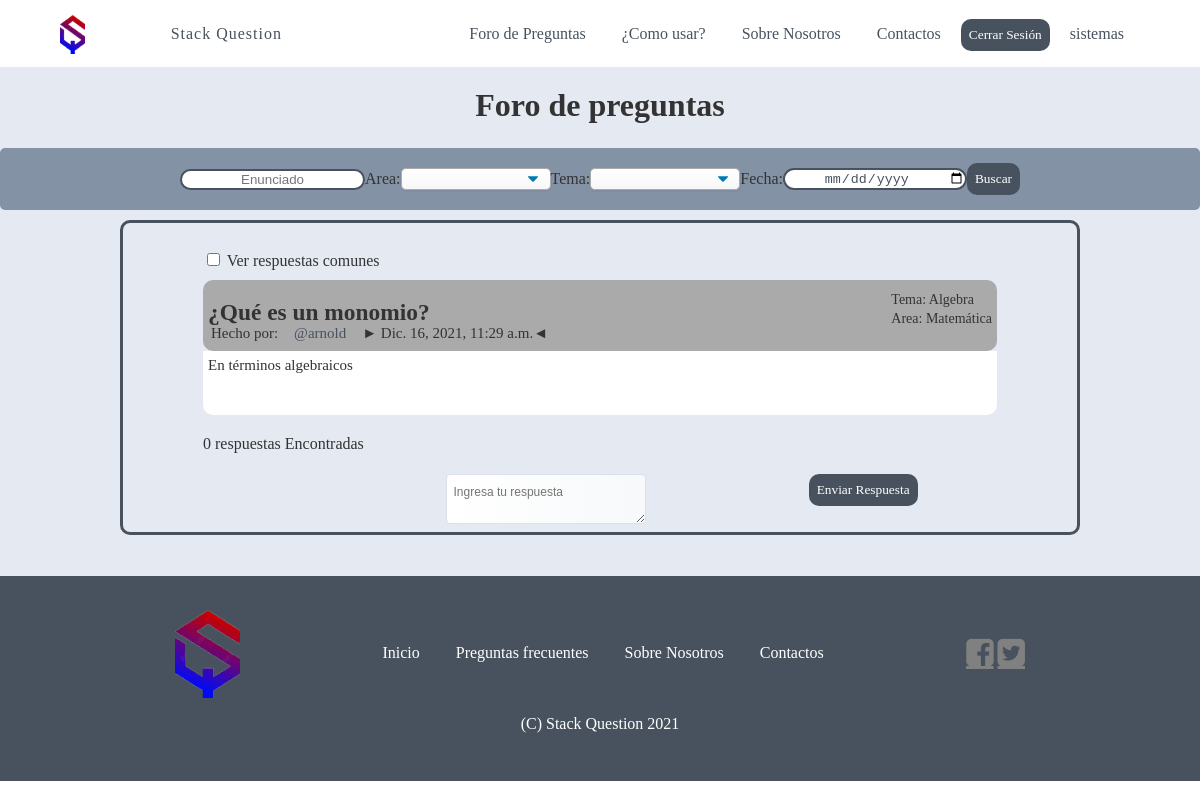
Page /pregunta/?id=1 (signed in) on the committed database.
### usuarios/models.py (models this page shows, shortened)
class Pregunta(models.Model):
    id = models.AutoField(primary_key=True)
    enunciado = models.CharField(max_length = 500, null = True)
    descripcion = models.CharField(max_length = 500, null = True)
    usuario = models.ForeignKey (Usuario, on_delete = models.CASCADE, null = True)
    tema = models.ForeignKey (Tema, on_delete = models.CASCADE, null = True)
    area = models.ForeignKey (Area, on_delete = models.CASCADE, null = True)
    fecha_de_creacion = models.DateTimeField(blank = True, null = True)
    fecha_de_modificacion = models.DateTimeField(blank = True, null = True)
    estado = models.BooleanField(null = True)

class Tema(models.Model):
    id = models.AutoField(primary_key=True)
    nombre = models.CharField(max_length = 255, null = True)
    area = models.ForeignKey (Area, on_delete = models.CASCADE, null = True)
    fecha_de_creacion = models.DateTimeField(blank = True, null = True)
    fecha_de_modificacion = models.DateTimeField(blank = True, null = True)
    estado = models.BooleanField(null = True)
    def __str__(self):
        return self.nombre

class Area(models.Model):
    id = models.AutoField(primary_key=True)
    nombre = models.CharField(max_length = 255, null = True)
    fecha_de_creacion = models.DateTimeField(blank = True, null = True)
    fecha_de_modificacion = models.DateTimeField(blank = True, null = True)
    estado = models.BooleanField(null = True)
    def __str__(self):
        return self.nombre

class Usuario(models.Model):
    id = models.AutoField(primary_key=True)
    nombre = models.CharField(max_length = 50, null = True)
    usuario = models.CharField(max_length = 100, null = True)
    contrasenia = models.CharField(max_length = 255, null = True)
    correo = models.CharField(max_length = 100, null = True)
    celular = models.CharField(max_length = 20, null = True)
    pais = models.CharField(max_length = 50, null = True)
    fecha_de_nacimiento = models.DateTimeField(blank = True, null = True)
    nivel = models.ForeignKey (Nivel, on_delete = models.CASCADE, null = True)
    num_resp_confiables=models.IntegerField(null=True)
    fecha_de_creacion = models.DateTimeField(blank = True, null = True)
    fecha_de_modificacion = models.DateTimeField(blank = True, null = True)
    estado = models.BooleanField(null = True)

### usuarios/views.py (the view, shortened to what this page needs)
# urls.py: url(r'^pregunta/$',vu.pregunta),
def pregunta(request):
    temas = list(usuarios.Tema.objects.all())
    areas = list(usuarios.Area.objects.all())
    if request.GET.get("id",""):
        try:
            pregunta = usuarios.Pregunta.objects.get(id=request.GET.get('id',''))
            respuestas=()
        except ObjectDoesNotExist:
            return HttpResponse("Pregunta no encontrada")
    else:
        return HttpResponse("pregunta no encontrada")
    respuestas = list(usuarios.Respuesta.objects.filter(pregunta_id=pregunta.id,confiabilidad_id = 2).order_by("-aprobacion"))
    num_com_por_resp = []
    for r in respuestas:
        com= list(usuarios.Comentario.objects.filter(respuesta_id=r.id))
        usuario = usuarios.Usuario.objects.get(id=r.usuario_id)
        num_com_por_resp.append([r,len(com),usuario])
    pregunta=usuarios.Pregunta.objects.get(id=request.GET.get("id",""))
    usuario_pregu=usuarios.Usuario.objects.get(id=pregunta.usuario_id)
    return render(request,'pregunta.html',{"pregunta":pregunta,"respuestas":num_com_por_resp,"temas":temas,"areas":areas,"id_pregunta":pregunta,"usuario_pregu":usuario_pregu})

### templates/pregunta.html (shortened to what this page needs)
{%extends "foro.html"%}
{%block cuerpo %}
<div class="content-resp">
    <div class="content-respues">
        <div id="busqueda_ajax">
            <br><input type="checkbox" id="resp_normal">
            <label for="resp_normal">Ver respuestas comunes</label>
            <div class="pregunta-foro">
                <div class="container-title-temas" style="padding:0px 5px 0px 5px;">
                    <h3>{{id_pregunta.enunciado}} </h3>
                    <div class="column-pre " style="margin-top: 10px;">
                        <span>Tema: {{id_pregunta.tema}}</span>
                        <span>Area: {{id_pregunta.area}}</span>
                    </div>
                </div>
                <div class="conentsubtemas">
                    <div class="filapre" style="margin-top: -40px;">
                        <div class="alinedo-usuario-p">
                            <div class="alin-usu-es">Hecho por:</div>
                            <div>
                                <a href="/usuario/?usuario={{usuario_pregu.id}}">@{{usuario_pregu.usuario}}</a>
                            </div>
                            <div class="alin-usu-es">
                                ► {{id_pregunta.fecha_de_modificacion}}◄
                            </div>
                        </div>
                    </div>
                </div>
            </div>
            <div class="content-pre-foro" style="padding:5px;">
                {{id_pregunta.descripcion}}
            </div>
            <br>
            <div id="ajax">
                {%include "respuestas.html" %}
            </div>
        </div>
    </div>
</div>
{%endblock%}

### templates/base/base.html (shortened to what this page needs)
{% load static %}
<!DOCTYPE <!DOCTYPE html>
<html lang="es">
<head>
    <link rel="stylesheet" href="{% static 'css/estilos.css' %}">
    <link rel="stylesheet" href="{% static 'css/login.css' %}">
    <link rel="stylesheet" href="{% static 'css/registro.css' %}">
    <link rel="stylesheet" href="{% static 'css/form-pregunta.css' %}">
    <link rel="stylesheet" href="{% static 'css/editarPerfil.css' %}">
    <link rel="stylesheet" href="http://cdnjs.cloudflare.com/ajax/libs/font-awesome/4.7.0/css/font-awesome.min.css">
</head>
<body>
    <header class="header">
        <div class="container logo-nav-container">
            <img class="logo2" src="{% static 'logoPrueba.png' %}" alt="Imagen">
            <a href="/inicio/" class="logo">Stack Question</a>
            <nav class="navigation">
                <ul>
                    <li><a href="/foro/">Foro de Preguntas</a></li>
                    <li><a href="../preguntas_frecuentes/">¿Como usar?</a></li>
                    <li><a href="../about/">Sobre Nosotros</a></li>
                    <li><a href="../contact/">Contactos</a></li>
                    {% if request.user.is_authenticated %}
                    <li>
                        <form class="form-menu" action={% url 'logout_user' %} method="post">
                            <input type="submit"class="botones" value="Cerrar Sesión">
                        </form>
                    </li>
                    <li>
                        <p><a href="../verHistorial/{{request.user.id}}">{{request.user.username }}</a></p>
                    </li>
                    {% else %}
                    <li><a href={% url 'register' %}><input type="button" class="botones" value="Registrarse"></a></li>
                    <li><a href={% url 'login' %}><input type="button" class="botones" value="Iniciar Sesión"></a></li>
                    {% endif %}
                </ul>
            </nav>
        </div>
    </header>
    <div class="wrapper">
        {% block content %}{% endblock %}
    </div>
    {% block footer %}
    <footer class="footer">
        <div class="container2 logo-nav-container">
            <img class="logo1" src="{% static 'logoPrueba.png' %}" alt="Imagen">
            <nav class="navigation">
                <ul>
                    <li><a href="">Inicio</a></li>
                    <li><a href="../preguntas_frecuentes/">Preguntas frecuentes</a></li>
                    <li><a href="../about/">Sobre Nosotros</a></li>
                    <li><a href="../contact/">Contactos</a></li>
                </ul>
            </nav>
            <div class="redesSociales">
                <a href="https://www.facebook.com/groups/307217284628410" target="_blank"
                    class="fa fa-facebook-square fa-2x"></a>
                <a href="https://twitter.com/QuestionStack" target="_blank" class="fa fa-twitter-square fa-2x"></a>
            </div>
        </div>
        <p>(C) Stack Question 2021</p>
    </footer>
    {% endblock %}
</body>
</html>

### templates/respuestas.html (shortened to what this page needs)
<div id="n_respuestas" cantidad="{{respuestas|length}}">{{respuestas|length}} respuestas Encontradas</div>
{% for respuesta in respuestas %}
        {%if user.username == respuesta.2.usuario%}
        {%load static %}
        {%else%}
        <span>{{respuesta.0}} </span><br>
        {%endif%}
    {%load static %}
    {%endfor%}
<div class="content-form-agregar"  style="margin-top:20px;">
    <div>
        <textarea  style="width: 200px;" class="textbox" pregunta="{{id_pregunta.id}}" id="nueva_respuesta" type="text" name="nueva_respuesta" placeholder="Ingresa tu respuesta"></textarea>
    </div>
    <div>
        <button  class="botones-index"value="nueva_resp" id="nueva_respuestaB">Enviar Respuesta</button>
    </div>
</div>

### static/css/estilos.css (style rules this page uses)
body { font-family: Georgia, 'Times New Roman', Times, serif; color: #333; font-size: 1rem; line-height: 1.2em; margin: 0; }
.container { width: 90%; margin: 0 auto; }
.header { background: white; color: #47525E; z-index: 2; position: fixed ; left: 0; top: 0; right: 0; }
.header a { background: white; color: #47525E; text-decoration: none; }
.logo-nav-container { display: flex; justify-content: space-between; align-items: center; flex-wrap: wrap; }
.logo { letter-spacing: 1px; font-size: 1em; }
.navigation ul { margin: 0; padding: 0; list-style: none; }
.navigation ul li { display: inline-block; }
.navigation ul li a { display: block; padding: 0.5rem 1rem; transition: all 0.4s linear; }
.botones { border: 0; padding: 8px; background-color: #47525E; color: #ffffff; text-decoration: none; font-family: Georgia, 'Times New Roman', Times, serif; border-radius: 10px; -webkit-transition-duration: 0.4s; transition-duration: 0.4s; }
.wrapper { padding-top: 4rem; min-height: calc(80% - 4rem); background: #E5E9F2; padding-bottom: 2rem; }
.footer { background: #47525E; padding: 2rem 0; text-align: center; }
.container2 { width: 100%; max-width: 850px; margin: 0 auto; }
.footer .navigation ul li a { text-decoration: none; color: white; }
.logo1 { width: 65px; height: 90px; }
.logo2 { width: 25px; height: 40px; }
.redesSociales { text-align: right; }
.fa-facebook-square { font-size: 52px; color: gray; }
.fa-twitter-square { font-size: 52px; font-weight: 100px; color: gray; }
.footer p { color: white; }
.conentsubtemas { margin: 0; padding: 0; }
.conentsubtemas a { width: auto; display: block; padding: 0.5rem 0.5rem; color: #47525E; text-decoration: none; border-radius: 10px ; transition: all 0.4s linear; }
.filapre { width: 100%; display: flex; flex-direction: row; font-size: 15px; }
.column-pre { display: flex; float: right; font-size: 14px; flex-direction: column; margin: 0; padding: 0 }
.pregunta-foro { font-size: 20px; background: #aaa; }
.content-pre-foro { font-size: 15px; background: #fff; border-radius: 0px 0px 10px 10px; width: 100%; min-height: 4rem; height: auto; }
.content-resp { border: #47525E 3px solid; border-radius: 0px 10px 39px 22px; width: 80%; margin-left: 10%; margin-right: 10%; }
.content-respues { padding: 0.5rem 5rem; align-items: center; }
.content-form-agregar { width: 80%; margin-left: 10%; margin-right: 10%; display: flex; justify-content: space-between; }
.alinedo-usuario-p { display: flex; width: 90%; align-items: flex-start; margin: 0 0; }
.alin-usu-es { padding: 0.5rem ; margin: 0; }
.container-title-temas { width: auto; display: flex; margin:10px 0px; padding: 0; justify-content: space-between; }
.content-respues a { width: auto; display: block; padding: 0.5rem 0.5rem; color: #47525E; text-decoration: none; border-radius: 10px ; transition: all 0.4s linear; }
* { box-sizing: border-box }
.botones-index { border: 0; padding: 8px; background-color: #47525E; color: #ffffff; text-decoration: none; font-family: Georgia, 'Times New Roman', Times, serif; border-radius: 10px; -webkit-transition-duration: 0.4s; transition-duration: 0.4s; }

### static/css/form-pregunta.css (style rules this page uses)
.textbox { border: 1px solid #DBE1EB; font-size: 12px; font-family: Arial, Verdana; padding-left: 7px; padding-right: 7px; padding-top: 10px; padding-bottom: 10px; border-radius: 4px; -moz-border-radius: 4px; -webkit-border-radius: 4px; -o-border-radius: 4px; background: #FFFFFF; background: linear-gradient(left, #FFFFFF, #F7F9FA); background: -moz-linear-gradient(left, #FFFFFF, #F7F9FA); background: -webkit-linear-gradient(left, #FFFFFF, #F7F9FA); background: -o-linear-gradient(left, #FFFFFF, #F7F9FA); color: #47525E; }

### templates/base/base.html (style rules this page uses)
.pregunta-foro { border-radius: 10px; }
.content-pre-foro { padding:5px }
div.content-resp { border-radius: 10px; }
body { top: 0 !important; }

### rows in the picture
Pregunta: enunciado "¿Qué es un monomio?", tema "Algebra", area "Matemática", fecha_de_modificacion "Dic. 16, 2021, 11:29 a.m.", descripcion "En términos algebraicos", nueva_respuesta "Ingresa tu respuesta"
Usuario: usuario "arnold"

### other values in the picture
{{ request.user.username }} "sistemas"
{{ respuestas|length }} "0"
